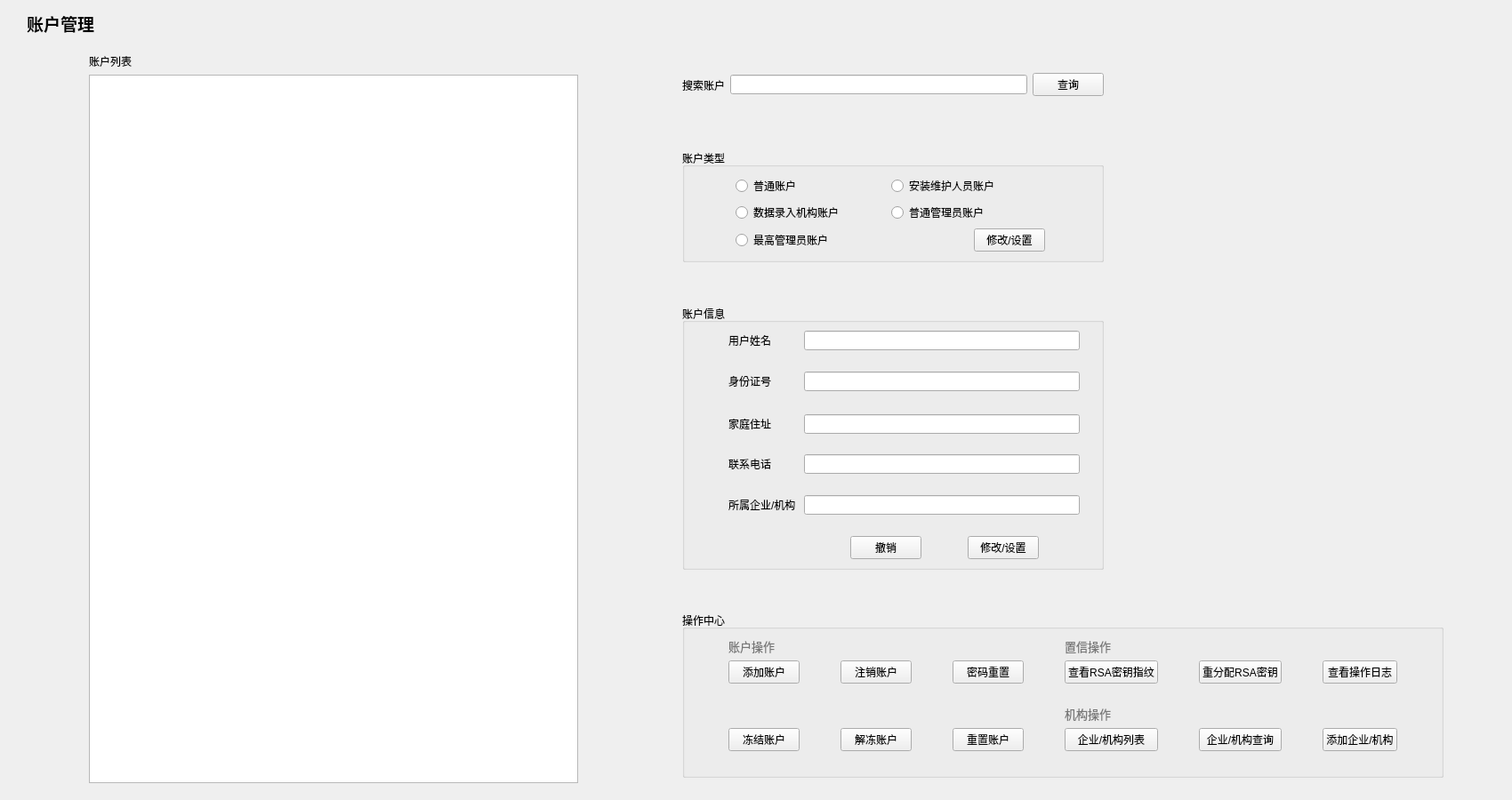
<?xml version="1.0" encoding="UTF-8"?>
<ui version="4.0">
 <class>AccountManagement</class>
 <widget class="QWidget" name="AccountManagement">
  <property name="geometry">
   <rect>
    <x>0</x>
    <y>0</y>
    <width>1700</width>
    <height>900</height>
   </rect>
  </property>
  <property name="windowTitle">
   <string>Form</string>
  </property>
  <widget class="QLabel" name="label">
   <property name="geometry">
    <rect>
     <x>30</x>
     <y>15</y>
     <width>91</width>
     <height>22</height>
    </rect>
   </property>
   <property name="font">
    <font>
     <pointsize>14</pointsize>
     <weight>75</weight>
     <bold>true</bold>
    </font>
   </property>
   <property name="text">
    <string>账户管理</string>
   </property>
  </widget>
  <widget class="QWidget" name="layoutWidget">
   <property name="geometry">
    <rect>
     <x>100</x>
     <y>60</y>
     <width>1523</width>
     <height>821</height>
    </rect>
   </property>
   <layout class="QGridLayout" name="gridLayout_5">
    <item row="4" column="4">
     <spacer name="horizontalSpacer_20">
      <property name="orientation">
       <enum>Qt::Horizontal</enum>
      </property>
      <property name="sizeHint" stdset="0">
       <size>
        <width>40</width>
        <height>20</height>
       </size>
      </property>
     </spacer>
    </item>
    <item row="2" column="2" colspan="2">
     <widget class="QGroupBox" name="groupBox">
      <property name="title">
       <string>账户类型</string>
      </property>
      <layout class="QGridLayout" name="gridLayout_3">
       <item row="2" column="5">
        <spacer name="horizontalSpacer_15">
         <property name="orientation">
          <enum>Qt::Horizontal</enum>
         </property>
         <property name="sizeHint" stdset="0">
          <size>
           <width>40</width>
           <height>20</height>
          </size>
         </property>
        </spacer>
       </item>
       <item row="1" column="3" colspan="3">
        <widget class="QRadioButton" name="radioButton">
         <property name="text">
          <string>普通管理员账户</string>
         </property>
        </widget>
       </item>
       <item row="0" column="0">
        <spacer name="horizontalSpacer_16">
         <property name="orientation">
          <enum>Qt::Horizontal</enum>
         </property>
         <property name="sizeHint" stdset="0">
          <size>
           <width>40</width>
           <height>20</height>
          </size>
         </property>
        </spacer>
       </item>
       <item row="0" column="1">
        <widget class="QRadioButton" name="radioButton_2">
         <property name="text">
          <string>普通账户</string>
         </property>
        </widget>
       </item>
       <item row="0" column="2">
        <spacer name="horizontalSpacer_14">
         <property name="orientation">
          <enum>Qt::Horizontal</enum>
         </property>
         <property name="sizeHint" stdset="0">
          <size>
           <width>40</width>
           <height>20</height>
          </size>
         </property>
        </spacer>
       </item>
       <item row="0" column="3" colspan="3">
        <widget class="QRadioButton" name="radioButton_4">
         <property name="text">
          <string>安装维护人员账户</string>
         </property>
        </widget>
       </item>
       <item row="2" column="1">
        <widget class="QRadioButton" name="radioButton_5">
         <property name="text">
          <string>最高管理员账户</string>
         </property>
        </widget>
       </item>
       <item row="2" column="3">
        <spacer name="horizontalSpacer_13">
         <property name="orientation">
          <enum>Qt::Horizontal</enum>
         </property>
         <property name="sizeHint" stdset="0">
          <size>
           <width>87</width>
           <height>20</height>
          </size>
         </property>
        </spacer>
       </item>
       <item row="1" column="1">
        <widget class="QRadioButton" name="radioButton_3">
         <property name="text">
          <string>数据录入机构账户</string>
         </property>
        </widget>
       </item>
       <item row="2" column="4">
        <widget class="QPushButton" name="pushButton_4">
         <property name="text">
          <string>修改/设置</string>
         </property>
        </widget>
       </item>
      </layout>
     </widget>
    </item>
    <item row="0" column="0" rowspan="9">
     <layout class="QGridLayout" name="gridLayout_4">
      <item row="0" column="0">
       <widget class="QLabel" name="label_2">
        <property name="text">
         <string>账户列表</string>
        </property>
       </widget>
      </item>
      <item row="1" column="0">
       <widget class="QTableView" name="tableView">
        <property name="minimumSize">
         <size>
          <width>550</width>
          <height>0</height>
         </size>
        </property>
       </widget>
      </item>
     </layout>
    </item>
    <item row="5" column="1">
     <spacer name="horizontalSpacer_17">
      <property name="orientation">
       <enum>Qt::Horizontal</enum>
      </property>
      <property name="sizeHint" stdset="0">
       <size>
        <width>75</width>
        <height>20</height>
       </size>
      </property>
     </spacer>
    </item>
    <item row="2" column="4">
     <spacer name="horizontalSpacer_19">
      <property name="orientation">
       <enum>Qt::Horizontal</enum>
      </property>
      <property name="sizeHint" stdset="0">
       <size>
        <width>40</width>
        <height>20</height>
       </size>
      </property>
     </spacer>
    </item>
    <item row="1" column="3">
     <spacer name="verticalSpacer_8">
      <property name="orientation">
       <enum>Qt::Vertical</enum>
      </property>
      <property name="sizeHint" stdset="0">
       <size>
        <width>17</width>
        <height>30</height>
       </size>
      </property>
     </spacer>
    </item>
    <item row="3" column="2">
     <spacer name="verticalSpacer_12">
      <property name="orientation">
       <enum>Qt::Vertical</enum>
      </property>
      <property name="sizeHint" stdset="0">
       <size>
        <width>20</width>
        <height>40</height>
       </size>
      </property>
     </spacer>
    </item>
    <item row="0" column="2" colspan="2">
     <layout class="QHBoxLayout" name="horizontalLayout">
      <item>
       <widget class="QLabel" name="label_3">
        <property name="text">
         <string>搜索账户</string>
        </property>
       </widget>
      </item>
      <item>
       <widget class="QLineEdit" name="lineEdit_6"/>
      </item>
      <item>
       <widget class="QPushButton" name="pushButton_16">
        <property name="text">
         <string>查询</string>
        </property>
       </widget>
      </item>
     </layout>
    </item>
    <item row="0" column="1">
     <spacer name="verticalSpacer_9">
      <property name="orientation">
       <enum>Qt::Vertical</enum>
      </property>
      <property name="sizeHint" stdset="0">
       <size>
        <width>20</width>
        <height>75</height>
       </size>
      </property>
     </spacer>
    </item>
    <item row="4" column="2" rowspan="2" colspan="2">
     <widget class="QGroupBox" name="groupBox">
      <property name="title">
       <string>账户信息</string>
      </property>
      <layout class="QGridLayout" name="gridLayout_2">
       <item row="11" column="7">
        <spacer name="horizontalSpacer_10">
         <property name="orientation">
          <enum>Qt::Horizontal</enum>
         </property>
         <property name="sizeHint" stdset="0">
          <size>
           <width>40</width>
           <height>20</height>
          </size>
         </property>
        </spacer>
       </item>
       <item row="0" column="0">
        <spacer name="horizontalSpacer_12">
         <property name="orientation">
          <enum>Qt::Horizontal</enum>
         </property>
         <property name="sizeHint" stdset="0">
          <size>
           <width>40</width>
           <height>20</height>
          </size>
         </property>
        </spacer>
       </item>
       <item row="11" column="5">
        <spacer name="horizontalSpacer_11">
         <property name="orientation">
          <enum>Qt::Horizontal</enum>
         </property>
         <property name="sizeHint" stdset="0">
          <size>
           <width>40</width>
           <height>20</height>
          </size>
         </property>
        </spacer>
       </item>
       <item row="8" column="1">
        <widget class="QLabel" name="label_10">
         <property name="text">
          <string>所属企业/机构 </string>
         </property>
        </widget>
       </item>
       <item row="2" column="1">
        <widget class="QLabel" name="label_7">
         <property name="text">
          <string>身份证号</string>
         </property>
        </widget>
       </item>
       <item row="11" column="3">
        <spacer name="horizontalSpacer_9">
         <property name="orientation">
          <enum>Qt::Horizontal</enum>
         </property>
         <property name="sizeHint" stdset="0">
          <size>
           <width>40</width>
           <height>20</height>
          </size>
         </property>
        </spacer>
       </item>
       <item row="11" column="4">
        <widget class="QPushButton" name="pushButton_2">
         <property name="text">
          <string>撤销</string>
         </property>
        </widget>
       </item>
       <item row="3" column="1">
        <spacer name="verticalSpacer_4">
         <property name="orientation">
          <enum>Qt::Vertical</enum>
         </property>
         <property name="sizeHint" stdset="0">
          <size>
           <width>20</width>
           <height>20</height>
          </size>
         </property>
        </spacer>
       </item>
       <item row="9" column="1">
        <spacer name="verticalSpacer_7">
         <property name="orientation">
          <enum>Qt::Vertical</enum>
         </property>
         <property name="sizeHint" stdset="0">
          <size>
           <width>20</width>
           <height>20</height>
          </size>
         </property>
        </spacer>
       </item>
       <item row="4" column="1">
        <widget class="QLabel" name="label_8">
         <property name="text">
          <string>家庭住址</string>
         </property>
        </widget>
       </item>
       <item row="11" column="1">
        <spacer name="horizontalSpacer_8">
         <property name="orientation">
          <enum>Qt::Horizontal</enum>
         </property>
         <property name="sizeHint" stdset="0">
          <size>
           <width>40</width>
           <height>20</height>
          </size>
         </property>
        </spacer>
       </item>
       <item row="6" column="1">
        <widget class="QLabel" name="label_9">
         <property name="text">
          <string>联系电话</string>
         </property>
        </widget>
       </item>
       <item row="0" column="1">
        <widget class="QLabel" name="label_6">
         <property name="text">
          <string>用户姓名</string>
         </property>
        </widget>
       </item>
       <item row="5" column="1">
        <spacer name="verticalSpacer_5">
         <property name="orientation">
          <enum>Qt::Vertical</enum>
         </property>
         <property name="sizeHint" stdset="0">
          <size>
           <width>20</width>
           <height>20</height>
          </size>
         </property>
        </spacer>
       </item>
       <item row="1" column="1">
        <spacer name="verticalSpacer_2">
         <property name="orientation">
          <enum>Qt::Vertical</enum>
         </property>
         <property name="sizeHint" stdset="0">
          <size>
           <width>20</width>
           <height>20</height>
          </size>
         </property>
        </spacer>
       </item>
       <item row="7" column="1">
        <spacer name="verticalSpacer_6">
         <property name="orientation">
          <enum>Qt::Vertical</enum>
         </property>
         <property name="sizeHint" stdset="0">
          <size>
           <width>20</width>
           <height>20</height>
          </size>
         </property>
        </spacer>
       </item>
       <item row="11" column="6">
        <widget class="QPushButton" name="pushButton">
         <property name="text">
          <string>修改/设置</string>
         </property>
        </widget>
       </item>
       <item row="3" column="8">
        <spacer name="horizontalSpacer_18">
         <property name="orientation">
          <enum>Qt::Horizontal</enum>
         </property>
         <property name="sizeHint" stdset="0">
          <size>
           <width>15</width>
           <height>20</height>
          </size>
         </property>
        </spacer>
       </item>
       <item row="2" column="2" colspan="6">
        <widget class="QLineEdit" name="lineEdit_2"/>
       </item>
       <item row="4" column="2" colspan="6">
        <widget class="QLineEdit" name="lineEdit_3"/>
       </item>
       <item row="6" column="2" colspan="6">
        <widget class="QLineEdit" name="lineEdit_4"/>
       </item>
       <item row="8" column="2" colspan="6">
        <widget class="QLineEdit" name="lineEdit_5"/>
       </item>
       <item row="0" column="2" colspan="6">
        <widget class="QLineEdit" name="lineEdit"/>
       </item>
      </layout>
     </widget>
    </item>
    <item row="6" column="2">
     <spacer name="verticalSpacer_10">
      <property name="orientation">
       <enum>Qt::Vertical</enum>
      </property>
      <property name="sizeHint" stdset="0">
       <size>
        <width>20</width>
        <height>40</height>
       </size>
      </property>
     </spacer>
    </item>
    <item row="7" column="2" colspan="3">
     <widget class="QGroupBox" name="GP">
      <property name="title">
       <string>操作中心</string>
      </property>
      <layout class="QGridLayout" name="gridLayout">
       <item row="5" column="7">
        <widget class="QPushButton" name="pushButton_7">
         <property name="text">
          <string>企业/机构列表</string>
         </property>
        </widget>
       </item>
       <item row="2" column="11">
        <widget class="QPushButton" name="pushButton_10">
         <property name="text">
          <string>查看操作日志</string>
         </property>
        </widget>
       </item>
       <item row="2" column="1">
        <widget class="QPushButton" name="pushButton_3">
         <property name="text">
          <string>添加账户</string>
         </property>
        </widget>
       </item>
       <item row="2" column="8">
        <spacer name="horizontalSpacer_4">
         <property name="orientation">
          <enum>Qt::Horizontal</enum>
         </property>
         <property name="sizeHint" stdset="0">
          <size>
           <width>40</width>
           <height>20</height>
          </size>
         </property>
        </spacer>
       </item>
       <item row="5" column="3">
        <widget class="QPushButton" name="pushButton_13">
         <property name="text">
          <string>解冻账户</string>
         </property>
        </widget>
       </item>
       <item row="2" column="10">
        <spacer name="horizontalSpacer_5">
         <property name="orientation">
          <enum>Qt::Horizontal</enum>
         </property>
         <property name="sizeHint" stdset="0">
          <size>
           <width>40</width>
           <height>20</height>
          </size>
         </property>
        </spacer>
       </item>
       <item row="2" column="2">
        <spacer name="horizontalSpacer">
         <property name="orientation">
          <enum>Qt::Horizontal</enum>
         </property>
         <property name="sizeHint" stdset="0">
          <size>
           <width>40</width>
           <height>20</height>
          </size>
         </property>
        </spacer>
       </item>
       <item row="2" column="7">
        <widget class="QPushButton" name="pushButton_8">
         <property name="text">
          <string>查看RSA密钥指纹</string>
         </property>
        </widget>
       </item>
       <item row="5" column="9">
        <widget class="QPushButton" name="pushButton_15">
         <property name="text">
          <string>企业/机构查询</string>
         </property>
        </widget>
       </item>
       <item row="2" column="3">
        <widget class="QPushButton" name="pushButton_5">
         <property name="text">
          <string>注销账户</string>
         </property>
        </widget>
       </item>
       <item row="6" column="7">
        <spacer name="verticalSpacer_3">
         <property name="orientation">
          <enum>Qt::Vertical</enum>
         </property>
         <property name="sizeHint" stdset="0">
          <size>
           <width>20</width>
           <height>20</height>
          </size>
         </property>
        </spacer>
       </item>
       <item row="0" column="7">
        <widget class="QLabel" name="label_12">
         <property name="font">
          <font>
           <pointsize>10</pointsize>
          </font>
         </property>
         <property name="styleSheet">
          <string notr="true">color: rgb(119, 119, 119);</string>
         </property>
         <property name="text">
          <string>置信操作</string>
         </property>
        </widget>
       </item>
       <item row="2" column="9">
        <widget class="QPushButton" name="pushButton_9">
         <property name="text">
          <string>重分配RSA密钥</string>
         </property>
        </widget>
       </item>
       <item row="2" column="12">
        <spacer name="horizontalSpacer_7">
         <property name="orientation">
          <enum>Qt::Horizontal</enum>
         </property>
         <property name="sizeHint" stdset="0">
          <size>
           <width>40</width>
           <height>20</height>
          </size>
         </property>
        </spacer>
       </item>
       <item row="5" column="1">
        <widget class="QPushButton" name="pushButton_12">
         <property name="text">
          <string>冻结账户</string>
         </property>
        </widget>
       </item>
       <item row="2" column="4">
        <spacer name="horizontalSpacer_2">
         <property name="orientation">
          <enum>Qt::Horizontal</enum>
         </property>
         <property name="sizeHint" stdset="0">
          <size>
           <width>40</width>
           <height>20</height>
          </size>
         </property>
        </spacer>
       </item>
       <item row="5" column="5">
        <widget class="QPushButton" name="pushButton_11">
         <property name="text">
          <string>重置账户</string>
         </property>
        </widget>
       </item>
       <item row="2" column="0">
        <spacer name="horizontalSpacer_6">
         <property name="orientation">
          <enum>Qt::Horizontal</enum>
         </property>
         <property name="sizeHint" stdset="0">
          <size>
           <width>40</width>
           <height>20</height>
          </size>
         </property>
        </spacer>
       </item>
       <item row="2" column="5">
        <widget class="QPushButton" name="pushButton_6">
         <property name="text">
          <string>密码重置</string>
         </property>
        </widget>
       </item>
       <item row="2" column="6">
        <spacer name="horizontalSpacer_3">
         <property name="orientation">
          <enum>Qt::Horizontal</enum>
         </property>
         <property name="sizeHint" stdset="0">
          <size>
           <width>40</width>
           <height>20</height>
          </size>
         </property>
        </spacer>
       </item>
       <item row="4" column="7">
        <widget class="QLabel" name="label_13">
         <property name="font">
          <font>
           <pointsize>10</pointsize>
          </font>
         </property>
         <property name="styleSheet">
          <string notr="true">color: rgb(119, 119, 119);</string>
         </property>
         <property name="text">
          <string>机构操作</string>
         </property>
        </widget>
       </item>
       <item row="3" column="7">
        <spacer name="verticalSpacer">
         <property name="orientation">
          <enum>Qt::Vertical</enum>
         </property>
         <property name="sizeHint" stdset="0">
          <size>
           <width>20</width>
           <height>20</height>
          </size>
         </property>
        </spacer>
       </item>
       <item row="5" column="11">
        <widget class="QPushButton" name="pushButton_14">
         <property name="text">
          <string>添加企业/机构</string>
         </property>
        </widget>
       </item>
       <item row="0" column="1">
        <widget class="QLabel" name="label_11">
         <property name="font">
          <font>
           <pointsize>10</pointsize>
          </font>
         </property>
         <property name="styleSheet">
          <string notr="true">color: rgb(119, 119, 119);</string>
         </property>
         <property name="text">
          <string>账户操作</string>
         </property>
        </widget>
       </item>
      </layout>
     </widget>
    </item>
   </layout>
  </widget>
 </widget>
 <resources/>
 <connections/>
</ui>
